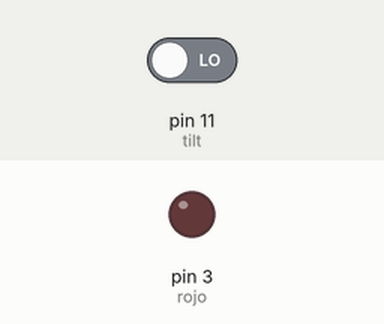
Bench run of a sketch on a simulated Arduino Uno, built with avr-gcc and run on an emulated ATmega328P. On the bench: output pins drawn as LEDs (lit = HIGH). Dashed ring = blinking. Inputs (shaded band) come from the test bench; at power-on: pin 11 (tilt) LOW. What the sketch prints to the serial monitor is not drawn.

Above: at 1.2 s.
1.3 s: pin 11 (tilt) driven HIGH
At 1.7 s:
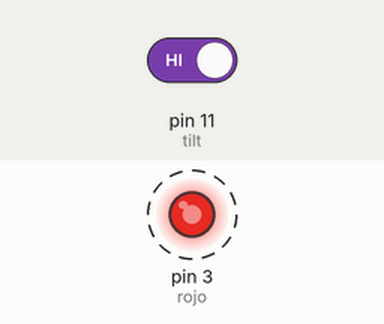
4.3 s: pin 11 (tilt) driven LOW
At 5.1 s:
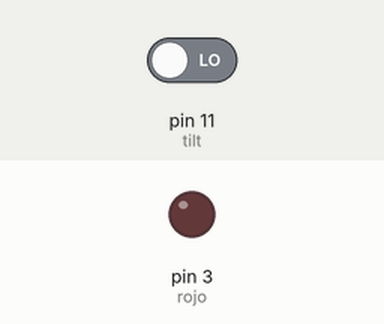
Timing chart, 0 to 7.3 s (numbered marks = the images above; inputs shaded):
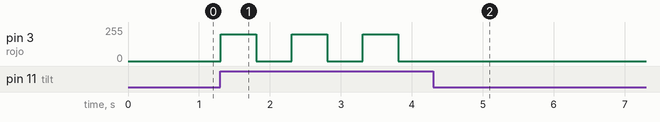

The sketch:

Ej8_sensor_tilt_inclinacion1.ino
```cpp
#define tilt 11
#define rojo 3

void setup()
{
  Serial.begin(9600);
  pinMode(tilt, INPUT);
  pinMode(rojo, OUTPUT);
}

void loop()
{
  int valor = digitalRead(tilt);
  Serial.println(valor);
  if(valor == 1){
    inclinado();
  }
  else
    normal();
}

// si el sensor se inclina, titilan las luces.
void inclinado(){
  analogWrite(rojo, 200);
  delay(500);
  analogWrite(rojo, LOW);
  delay(500);
}

// si el sensor queda estable, las lucen no encenderan.
void normal(){
  analogWrite(rojo, LOW);
}
```

Measured:
- after the input at 1.3 s, pin 3 (rojo): alternates 200/255 for 0.50 s and 0/255 for 0.50 s, starting at once
- after the input at 4.3 s, pin 3 (rojo): stops changing and stays 0/255
